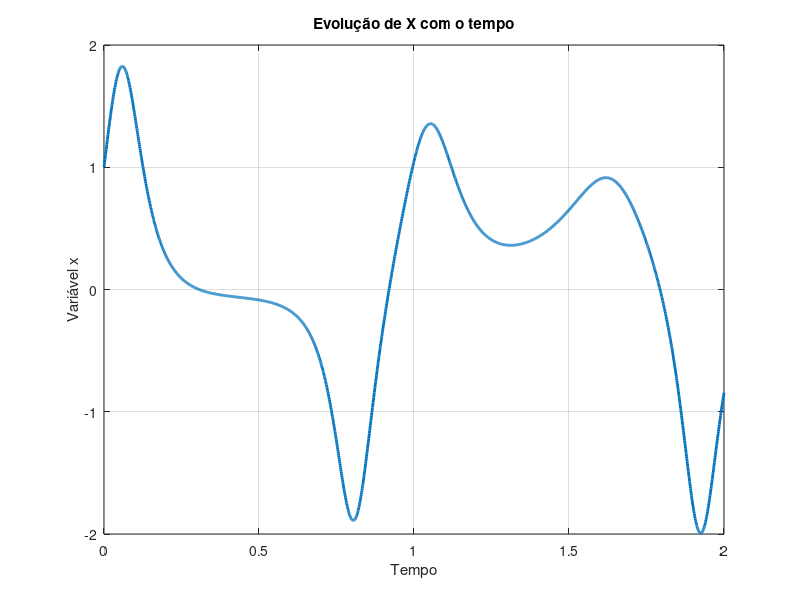
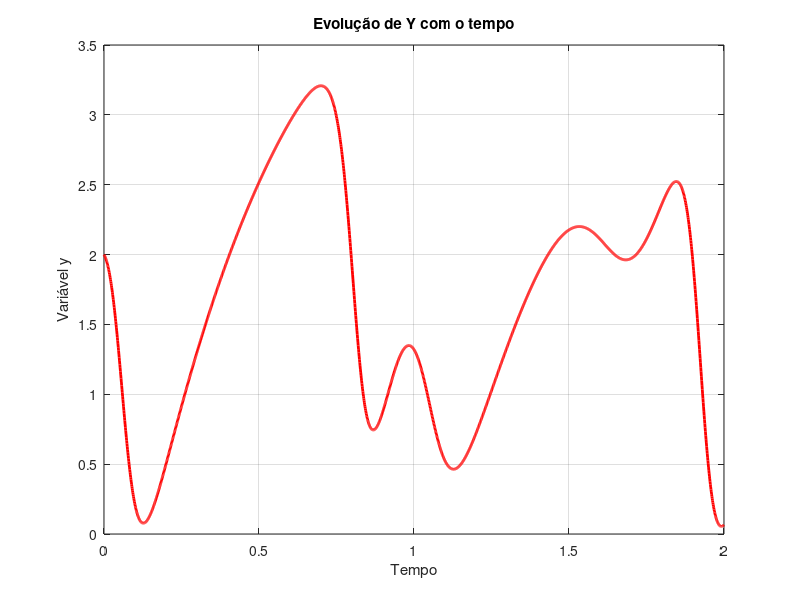
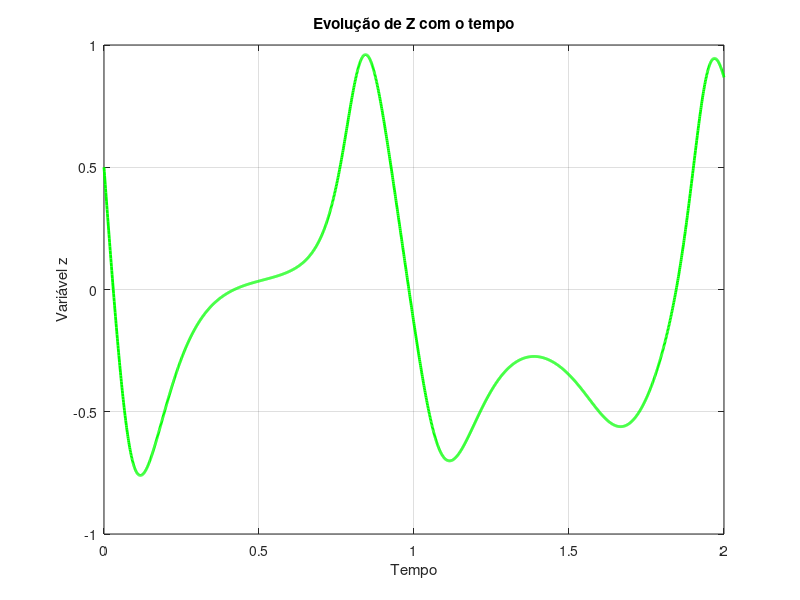
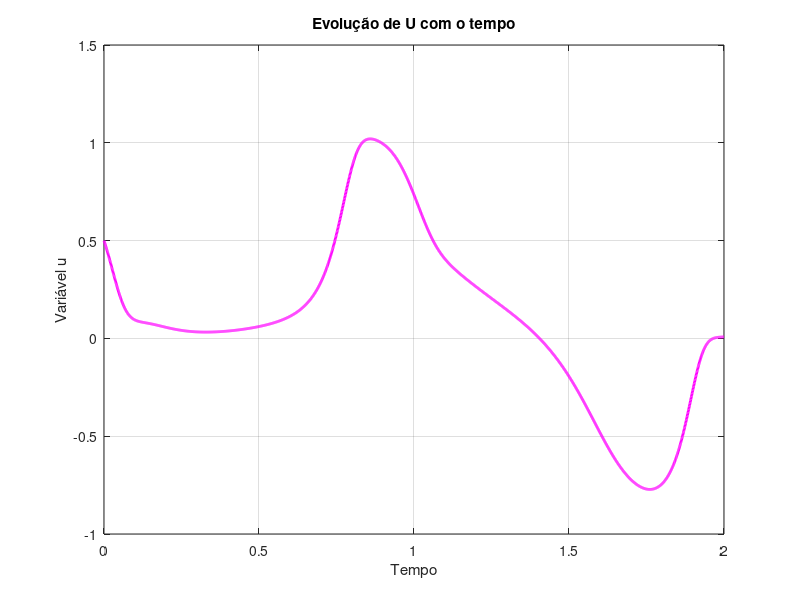

The MATLAB script that drew these images, in order:
%% Creation of time and state vectors and declaration of constants and initial conditions for the time scaled function
% In order to perform time scaling, it is necessary to multiply the right
% side of the equation by the scaling factor
scalingFactor = 0.1;
tFinal = 20*scalingFactor;
dt = 0.001;
numberOfPoints = tFinal/dt;
time = 0:dt:tFinal;

a = .9;
b = .2;
c = 1.5;
d = .2;
k = .17;

x = zeros(1,numberOfPoints);
x(1) = 1;
y = zeros(1,numberOfPoints);
y(1) = 2;
z = zeros(1,numberOfPoints);
z(1) = .5;
u = zeros(1,numberOfPoints);
u(1) = .5;

%% Calculation of system state vectors
for i = 1:(numberOfPoints)
    x(i+1) = x(i)+(z(i) + (y(i) - a)*x(i) + u(i))*dt/scalingFactor;	
    y(i+1) = y(i)+(1 - b*y(i) - x(i)^2)*dt/scalingFactor;
    z(i+1) = z(i)+(-x(i) - c*z(i))*dt/scalingFactor;
    u(i+1) = u(i)+(-d*x(i)*y(i) - k*u(i))*dt/scalingFactor;
end

%% State vectors plot
plot(time,x,'LineWidth',2)
grid on
title('Evolução de X com o tempo')
ylabel('Variável x')
xlabel('Tempo')
saveas(gcf,'plotx_timescaled.png')

figure, plot(time,y,'r','LineWidth',2)
grid on
title('Evolução de Y com o tempo')
ylabel('Variável y')
xlabel('Tempo')
saveas(gcf,'ploty_timescaled.png')

figure, plot(time,z,'g','LineWidth',2)
grid on
title('Evolução de Z com o tempo')
ylabel('Variável z')
xlabel('Tempo')
saveas(gcf,'plotz_timescaled.png')

figure, plot(time,u,'m','LineWidth',2)
grid on
title('Evolução de U com o tempo')
ylabel('Variável u')
xlabel('Tempo')
saveas(gcf,'plotu_timescaled.png')